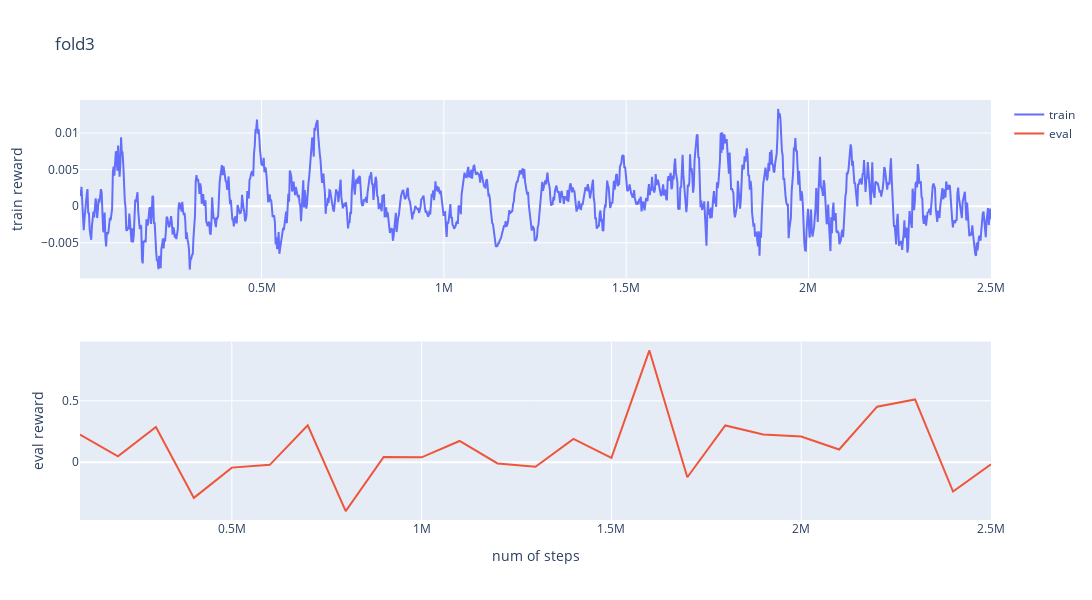

This figure's notebook cell:
### Code cell
plot_reward(3)

### Figure 1 — Plotly figure (JSON) as saved in the notebook; plotly's stock layout.template omitted (floating-point values rounded to 4 significant figures; data arrays with more than 128 entries replaced by an {"elided": "..."} marker saying what was removed)
{"data": [{"name": "train", "type": "scatter", "x": {"elided": "1221 int values"}, "xaxis": "x", "y": {"elided": "1221 float values"}, "yaxis": "y"}, {"name": "eval", "type": "scatter", "x": [100000, 200000, 300000, 400000, 500000, 600000, 700000, 800000, 900000, 1000000, 1100000, 1200000, 1300000, 1400000, 1500000, 1600000, 1700000, 1800000, 1900000, 2000000, 2100000, 2200000, 2300000, 2400000, 2500000], "xaxis": "x2", "y": [0.2254, 0.04695, 0.2869, -0.2909, -0.04413, -0.02156, 0.3006, -0.3982, 0.04219, 0.03967, 0.1728, -0.01053, -0.03705, 0.1898, 0.03455, 0.9102, -0.123, 0.2989, 0.2259, 0.2097, 0.1033, 0.4521, 0.5109, -0.2391, -0.01779], "yaxis": "y2"}], "layout": {"height": 600, "title": {"text": "fold3"}, "width": 1200, "xaxis": {"anchor": "y", "autorange": true, "domain": [0, 1], "range": [2048, 2500608], "type": "linear"}, "xaxis2": {"anchor": "y2", "autorange": true, "domain": [0, 1], "range": [100000, 2500000], "title": {"text": "num of steps"}, "type": "linear"}, "yaxis": {"anchor": "x", "autorange": true, "domain": [0.575, 1], "range": [-0.009887, 0.01452], "title": {"text": "train reward"}, "type": "linear"}, "yaxis2": {"anchor": "x2", "autorange": true, "domain": [0, 0.425], "range": [-0.4709, 0.9829], "title": {"text": "eval reward"}, "type": "linear"}}}
